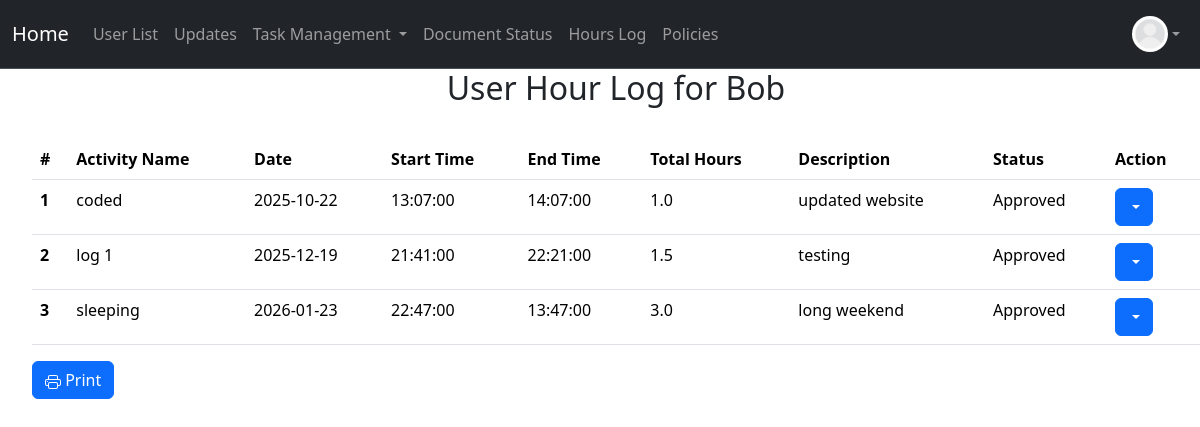
The page /specific/log/hours?user_id=5 (signed in) on the database as committed earlier.
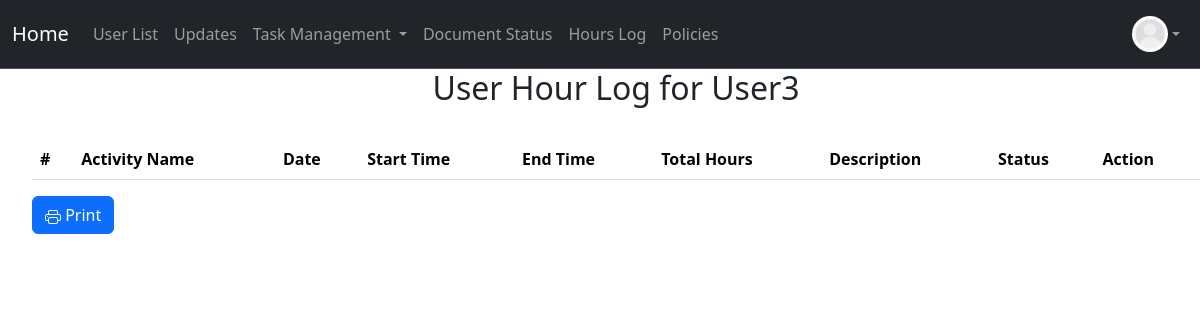
The same page on the database as committed later.
### project/models.py (models this page shows, shortened)
class User(db.Model, UserMixin):
    __tablename__ = 'users'
    id: Mapped[int] = mapped_column(primary_key=True)
    name: Mapped[str] = mapped_column()
    email: Mapped[str] = mapped_column(unique=True)
    address: Mapped[str] = mapped_column(default="None Provided")
    password_hash: Mapped[str] = mapped_column(db.String(128))
    date_created: Mapped[datetime] = mapped_column(DateTime, server_default=func.now())
    total_hours: Mapped[float] = mapped_column(default=0.0)
    picture: Mapped[str] = mapped_column(default="default.jpeg")
    role: Mapped[str] = mapped_column(default="user")  # "user", "volunteer", " intern", "board"
    hours: Mapped[List["Hours"]] = relationship("Hours", back_populates="user", cascade="all, delete-orphan")
    documents: Mapped[List["Document"]] = relationship("Document", back_populates="user", cascade="all, delete-orphan")

class Hours(db.Model):
    __tablename__ = 'hours'
    id: Mapped[int] = mapped_column(primary_key=True)
    activity_name: Mapped[str] = mapped_column()
    date: Mapped[datetime.date] = mapped_column(Date)
    start_time: Mapped[datetime.time] = mapped_column(db.Time)
    end_time: Mapped[datetime.time] = mapped_column(db.Time)
    amount: Mapped[float] = mapped_column()
    description: Mapped[str] = mapped_column()
    status: Mapped[str] = mapped_column(server_default=text("'Pending'"))  # "pending", "approved", "denied"
    user: Mapped["User"] = relationship("User", back_populates="hours")
    user_id: Mapped[int] = mapped_column(db.ForeignKey('users.id'), name="fk_hours_user_id")

### app.py (the view)
@app.route("/specific/log/hours", methods=["GET", "POST"])
@login_required
@permission_required('volunteer')
def specific_log_hours():
    user_id = request.args.get('user_id') or request.form.get('user_id')
    if user_id:
        user = User.query.get(user_id)
        if user:
            return render_template('specific_user_hours_log.html', user=user)
        else:
            flash("User not found.")
            return redirect(url_for(redirect_target.get(current_user.role, "user_dashboard")))
    return render_template('specific_user_hours_log.html')

### app.py (called while the page is built)
@app.context_processor
def inject_now():
    return {
        'now': datetime.now,
        'today': date.today
    }

### project/models.py (called while the page is built)
@login_manager.user_loader
def load_user(user_id):
    return User.query.get(user_id)

### project/templates/specific_user_hours_log.html (shortened to what this page needs)
{% extends "base.html" %}
{% block content %}
    <ol>
        {% if current_user.role != "admin" and current_user.role != "board" %}
            <div class="username-header">
                <h2>Your Hour Log</h2>
            </div>
            <table class="table table-hover">
                <thead class = "thead-light">
                <tr>
                    <th scope="col">#</th>
                    <th scope="col">Activity Name</th>
                    <th scope="col">Date</th>
                    <th scope="col">Start Time</th>
                    <th scope="col">End Time</th>
                    <th scope="col">Total Hours</th>
                    <th scope="col">Description</th>
                    <th scope="col">Status</th>
                </tr>
                </thead>
            <br>
            <tbody>
                {% for log in current_user.hours %}
                    {% set log_num = loop.index %}
                    <tr>
                        <th scope="row">{{log_num}}</th>
                        <td>{{log.activity_name}}</td>
                        <td>{{log.date}}</td>
                        <td>{{log.start_time}}</td>
                        <td>{{log.end_time}}</td>
                        <td>{{log.amount}}</td>
                        <td>{{log.description}}</td>
                        <td>{{log.status}}</td>
                    </tr>
                {% endfor %}
            </tbody>
            </table>
        {% else %}
            <div class="username-header">
                <h2>User Hour Log for {{user.name}}</h2>
            </div>
            <table class="table table-hover">
                <thead class = "thead-light">
                <tr>
                    <th scope="col">#</th>
                    <th scope="col">Activity Name</th>
                    <th scope="col">Date</th>
                    <th scope="col">Start Time</th>
                    <th scope="col">End Time</th>
                    <th scope="col">Total Hours</th>
                    <th scope="col">Description</th>
                    <th scope="col">Status</th>
                    <th scope="col">Action</th>
                </tr>
                </thead>
            <br>
            {% for log in user.hours %}
                {% set log_num = loop.index %}
                <tbody>
                <tr>
                    <th scope="row">{{log_num}}</th>
                    <td>{{log.activity_name}}</td>
                    <td>{{log.date}}</td>
                    <td>{{log.start_time}}</td>
                    <td>{{log.end_time}}</td>
                    <td>{{log.amount}}</td>
                    <td>{{log.description}}</td>
                    <td>{{log.status}} </td>
                    <td>
                        <div class="btn-group" role="group">
                            <button id="btnGroupDrop1" type="button" class="btn btn-primary dropdown-toggle" data-bs-toggle="dropdown" aria-expanded="false">
                            </button>
                        </div>
                    </td>
                </tr>
            {% endfor %}
            </tbody>
            </table>
        {% endif %}
        <button onclick="window.print()" class="btn btn-primary">
            Print
        </button>
    </ol>
{% endblock %}

### project/templates/base.html (shortened to what this page needs)
<!DOCTYPE html>
<html>
  <head>
    <link href="https://cdn.jsdelivr.net/npm/bootstrap@5.3.8/dist/css/bootstrap.min.css" rel="stylesheet">
  </head>
  <body>
    <nav class="navbar navbar-expand bg-dark border-bottom border-body" data-bs-theme="dark">
      <div class="container-fluid d-flex">
        <a class="navbar-brand"
            href="{% if current_user.is_authenticated and current_user.role == 'admin' %}
              {{ url_for('admin_dashboard') }}
            {% elif current_user.is_authenticated and current_user.role == 'board' %}
              {{ url_for('board_dashboard') }}
            {% elif current_user.is_authenticated and current_user.role == 'volunteer' %}
                {{ url_for('volunteer_dashboard') }}
            {% elif current_user.is_authenticated and current_user.role == 'intern' %}
                {{ url_for('intern_dashboard') }}
            {% else %}
              {{ url_for('user_dashboard') }}
          {% endif %}">
          Home
        </a>
        <ul class="navbar-nav mb-2 mb-lg-0 d-flex flex-row">
          {% if current_user.is_authenticated %}
            {% if current_user.role == 'admin' or current_user.role == 'board' %}
              <li class="nav-item">
                <a class="nav-link" href="{{ url_for('user_list') }}">User List</a>
              </li>
              <li class="nav-item">
              <a class="nav-link"
              href="{{ url_for('notification') }}">
                  Updates </a>
              </li>
                <li class="nav-item dropdown">
                  <a class="nav-link dropdown-toggle" href="#" id="taskDropdown" role="button" aria-expanded="false">
                    Task Management
                  </a>
                </li>
            {% else %}
                <li class="nav-item">
                  <a class="nav-link" href="{{ url_for('my_tasks') }}">Tasks Status</a>
                </li>
            {% endif %}
            <li class="nav-item">
              <a class="nav-link" href="{{ url_for('document_status') }}">Document Status</a>
            </li>
            <li class="nav-item">
              <a class="nav-link"
              href="{{ url_for('hours_log') }}">
                  Hours Log </a>
            </li>
            <li class="nav-item">
              <a class="nav-link"
              href="{{ url_for('policies') }}">
                  Policies </a>
            </li>
          {% endif %}
        </ul>
        {% if current_user.is_authenticated %}
        <ul class="navbar-nav ms-auto mb-2 mb-lg-0">
          <li class="nav-item dropdown">
            <a class="nav-link d-flex align-items-center dropdown-toggle" href="#" id="profileDropdown" role="button" aria-expanded="false">
              <img src="{{ url_for('static', filename='profile_pics/' ~ current_user.picture ) }}" alt="Profile" style="height:36px;width:36px;border-radius:50%;">
            </a>
          </li>
        </ul>
        {% endif %}
      </div>
    </nav>
    {% block content %}
    {% endblock %}
  </body>
</html>

### project/templates/base.html (style rules this page uses)
.username-header { text-align: center; }
.dropdown { position: relative; display: inline-block; }

Rows that differ between the two databases and show on the page:
removed Hours: log_num "1", activity_name "coded", date "2025-10-22", start_time "13:07:00", end_time "14:07:00", amount "1.0", description "updated website", status "Approved"
removed Hours: log_num "2", activity_name "log 1", date "2025-12-19", start_time "21:41:00", end_time "22:21:00", amount "1.5", description "testing", status "Approved"
removed Hours: log_num "3", activity_name "sleeping", date "2026-01-23", start_time "22:47:00", end_time "13:47:00", amount "3.0", description "long weekend", status "Approved"
changed User: name "Bob" → "User3"
